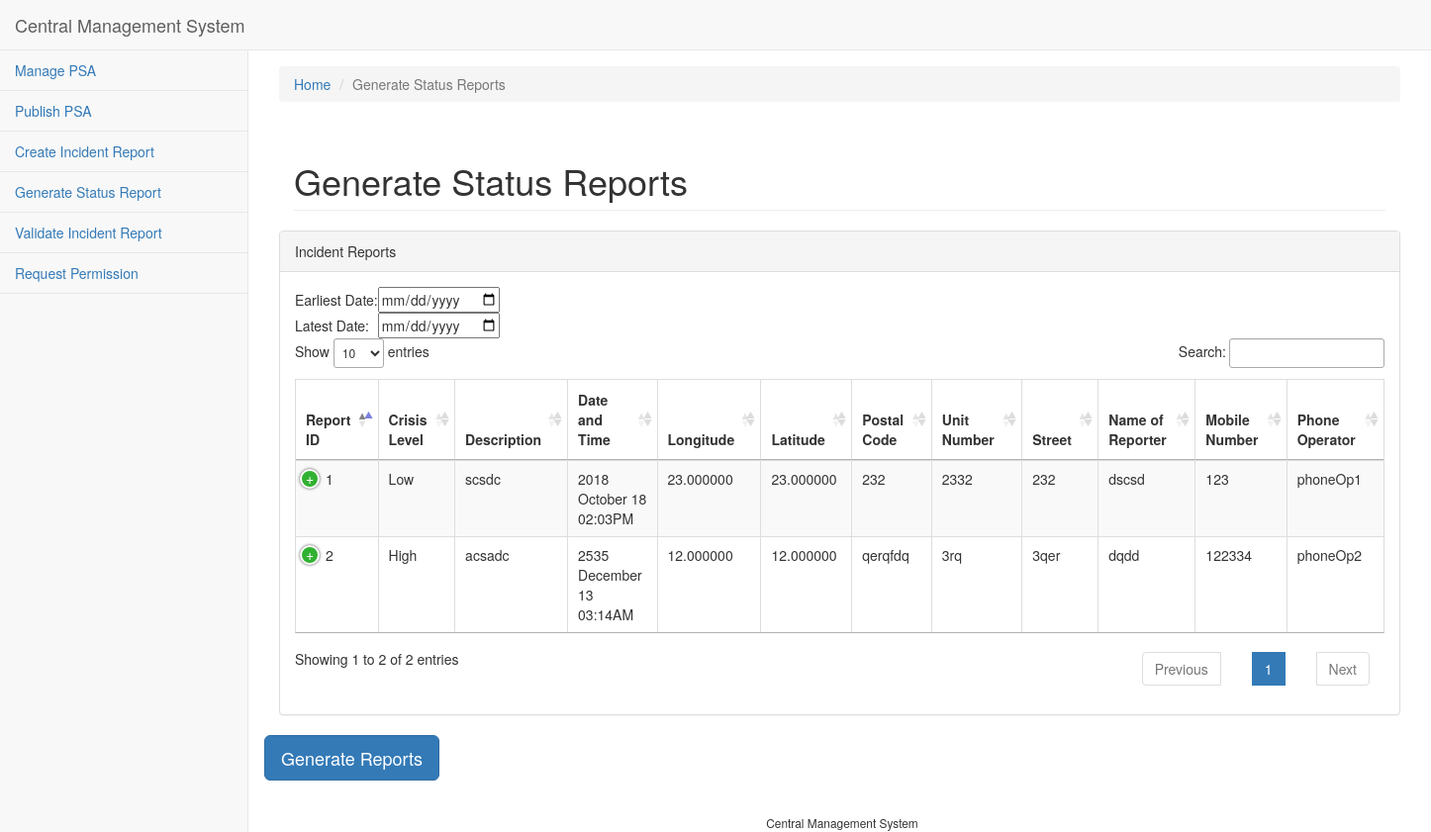
Before: /reports/status/ with the older database file.
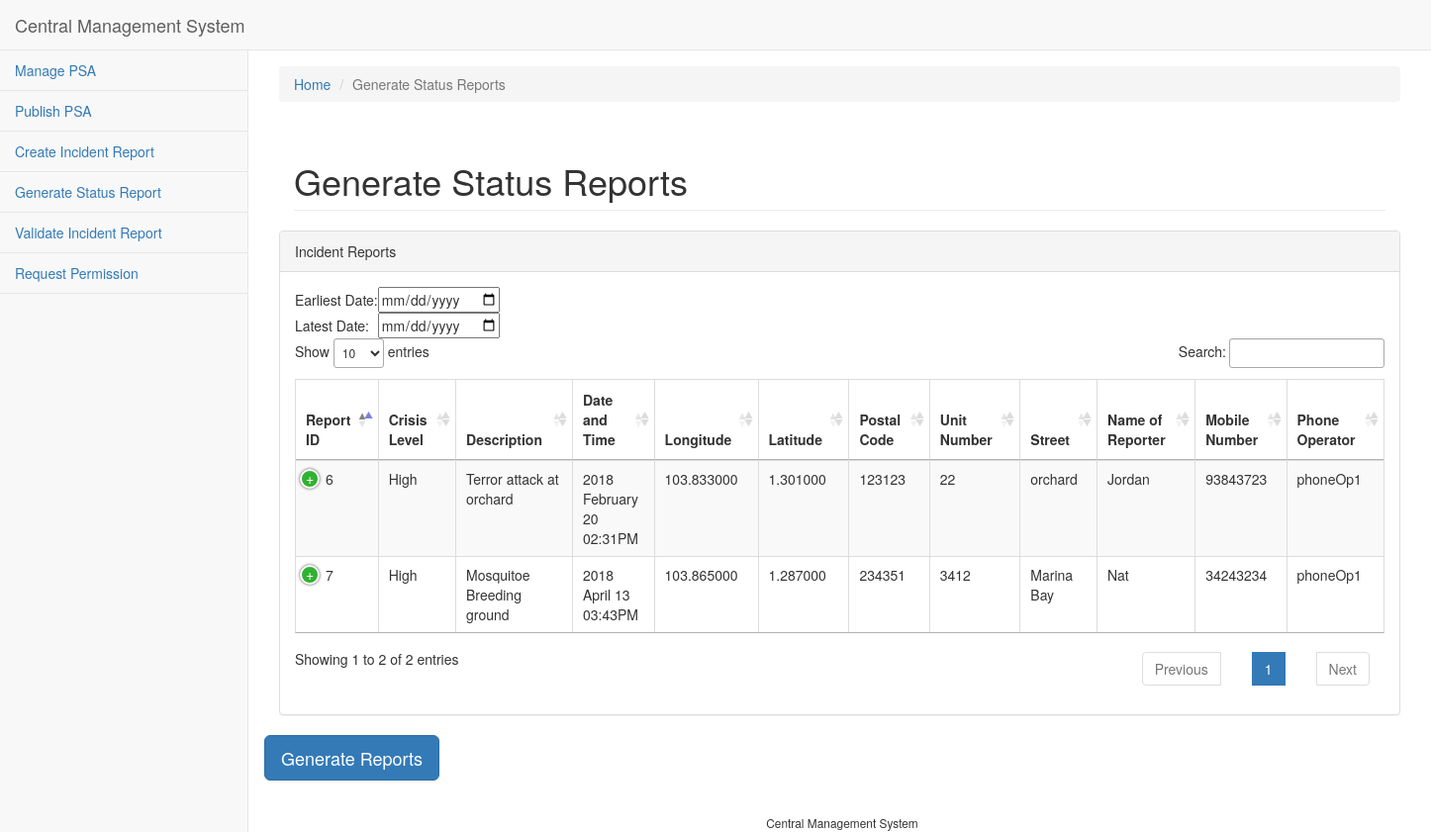
After: the same page with the newer database file.
### scse_cz3003_2018_s1_cms_app/models.py (models this page shows)
class IncidentReport(models.Model):
    id = models.AutoField(primary_key=True)
    name = models.CharField(max_length=128)
    mobile_number = models.IntegerField()
    description = models.CharField(max_length=128)
    date_time = models.DateTimeField()
    postal_code = models.CharField(max_length=128)
    unit_number = models.CharField(max_length=128)
    street = models.CharField(max_length=128)
    longitude = models.DecimalField(max_digits=9, decimal_places=6)
    latitude = models.DecimalField(max_digits=8, decimal_places=6)
    crisis_level = models.ForeignKey(CrisisLevel, on_delete=models.PROTECT)
    source = models.ForeignKey(Source, on_delete=models.PROTECT)
    validated = models.CharField(default='unseen', max_length=128)

class CrisisLevel(models.Model):
    id = models.AutoField(primary_key=True)
    name = models.CharField(max_length=128, unique=True)

class Source(models.Model):
    id = models.AutoField(primary_key=True)
    name = models.CharField(max_length=128)

### scse_cz3003_2018_s1_cms_app/views/reports.py (the view)
# urls.py: path('reports/status/', reports.generate_statusreport, name='generate_statusreport'),
def generate_statusreport(request):
    all_incident_reports = IncidentReport.objects.values()
    for ir in all_incident_reports:
        dt = ir['date_time']
        ir['date'] = dt.strftime("%Y-%m-%d")
        ir['date_time'] = dt.strftime("%Y %B %d %I:%M%p")
        ir['mobile_number'] = str(ir['mobile_number'])
        ir['longitude'] = str(ir['longitude'])
        ir['latitude'] = str(ir['latitude'])
        ir['crisis_level_id'] = CrisisLevel.objects.get(id=ir['crisis_level_id']).name
        ir['source_id'] = Source.objects.get(id=ir['source_id']).name
    return render(request, 'reports/generate_statusreports.html', {
        'page_name': 'Generate Status Reports',
        'all_incident_reports': all_incident_reports
    })

### templates/reports/generate_statusreports.html (shortened to what this page needs)
{% extends 'base.html' %}
{% block page_stylesheets %}
    <link href="/static/sb_admin_2/vendor/datatables-plugins/dataTables.bootstrap.css" rel="stylesheet">
    <link href="/static/sb_admin_2/vendor/datatables-responsive/dataTables.responsive.css" rel="stylesheet">
    <link href="https://cdn.datatables.net/1.10.19/css/jquery.dataTables.min.css" rel="stylesheet">
{% endblock page_stylesheets %}
{% block breadcrumb %}
    <li class="breadcrumb-item"><a href="/">Home</a></li>
    <li class="breadcrumb-item active">{{ page_name }}</li>
{% endblock breadcrumb %}
{% block content %}
    <div class="col-md-12" >
        <h1 class="page-header">{{ page_name }}</h1>
    </div>
    <div id="table-data" class="row">
        <div class="col-lg-12">
            <div class="panel panel-default">
                <div class="panel-heading">
                    Incident Reports
                </div>
                <div class="panel-body">
                    <table border="0" cellspacing="5" cellpadding="5">
                        <tbody>
                            <tr>
                                <td>Earliest Date:</td>
                                <td><input type="date" id="min" name="min"></td>
                            </tr>
                            <tr>
                                <td>Latest Date:</td>
                                <td><input type="date" id="max" name="max"></td>
                            </tr>
                        </tbody>
                    </table>
                    <table width="100%" class="table table-striped table-bordered table-hover" id="table-incidentreports">
                        <thead>
                            <tr>
                                <th>Report ID</th>
                                <th>Crisis Level</th>
                                <th>Description</th>
                                <th>Date and Time</th>
                                <th>Longitude</th>
                                <th>Latitude</th>
                                <th>Postal Code</th>
                                <th>Unit Number</th>
                                <th>Street</th>
                                <th>Name of Reporter</th>
                                <th>Mobile Number</th>
                                <th>Phone Operator</th>
                            </tr>
                        </thead>
                        <tbody id = 'tabledata'>
                            {% for ir in all_incident_reports %}
                                <tr id="{{ ir.date }}">
                                    <td>{{ ir.id }}</td>
                                    <td>{{ ir.crisis_level_id }}</td>
                                    <td>{{ ir.description }}</td>
                                    <td>{{ ir.date_time }}</td>
                                    <td>{{ ir.longitude }}</td>
                                    <td>{{ ir.latitude }}</td>
                                    <td>{{ ir.postal_code }}</td>
                                    <td>{{ ir.unit_number }}</td>
                                    <td>{{ ir.street }}</td>
                                    <td>{{ ir.name }}</td>
                                    <td>{{ ir.mobile_number }}</td>
                                    <td>{{ ir.source_id }}</td>
                                </tr>
                            {% endfor %}
                        </tbody>
                    </table>
                </div>
            </div>
        </div>
        <button id="generate_btn" class="btn btn-primary btn-lg"  type="submit" onclick="return confirmSubmission();">
            Generate Reports
        </button>
    </div>
{% endblock content %}

### templates/base.html (shortened to what this page needs)
<!DOCTYPE html>
<html lang="en">
<head>
    {% block head %}
        <link rel="stylesheet" href="https://maxcdn.bootstrapcdn.com/bootstrap/3.3.7/css/bootstrap.min.css"
>
        <link href="/static/sb_admin_2/vendor/metisMenu/metisMenu.min.css" rel="stylesheet">
        <link href="/static/sb_admin_2/dist/css/sb-admin-2.css" rel="stylesheet">
        <link href="/static/sb_admin_2/vendor/font-awesome/css/font-awesome.min.css" rel="stylesheet" type="text/css">
        {% block page_stylesheets %}
        {% endblock page_stylesheets %}
    {% endblock head %}
</head>
<body>
{% block body %}
    <div id="wrapper">
        <nav class="navbar navbar-default navbar-static-top" role="navigation" style="margin-bottom: 0">
            <div class="navbar-header">
                <a class="navbar-brand" href="">Central Management System</a>
            </div>
            <div class="navbar-default sidebar" role="navigation">
                <div class="sidebar-nav navbar-collapse">
                    <ul class="nav" id="side-menu">
                        <li>
                            <a href="/view_publicserviceannouncement">Manage PSA</a>
                        </li>
                        <li>
                            <a href="/publish_publicserviceannouncement">Publish PSA</a>
                        </li>
                        <li>
                            <a href="/reports/create">Create Incident Report</a>
                        </li>
                        <li>
                            <a href="/reports/status">Generate Status Report</a>
                        </li>
                        <li>
                            <a href="/reports/validate">Validate Incident Report</a>
                        </li>
                        <li>
                            <a href="#" id="dnperm">Request Permission</a>
                        </li>
                    </ul>
                </div>
            </div>
        </nav>
        <div id="page-wrapper">
            <div class="row">
                <div style="padding-left: 16px; padding-right: 16px">
                    <ol class="breadcrumb" style="margin-top: 16px;">
                        {% block breadcrumb %}
                        {% endblock breadcrumb %}
                    </ol>
                    {% block content %}
                    {% endblock content %}
                </div>
                <footer class="sticky-footer" style="padding-top: 32px">
                    <div class="container">
                        <div class="text-center">
                            <small>Central Management System</small>
                        </div>
                    </div>
                </footer>
            </div>
        </div>
    </div>
{% endblock body %}
</body>
</html>

Changed rows visible on the page:
removed IncidentReport: id "1", crisis_level_id "Low", description "scsdc", date_time "2018 October 18 02:03PM", longitude "23.000000", latitude "23.000000", postal_code "232", unit_number "2332", street "232", name "dscsd", mobile_number "123", source_id "phoneOp1"
removed IncidentReport: id "2", crisis_level_id "High", description "acsadc", date_time "2535 December 13 03:14AM", longitude "12.000000", latitude "12.000000", postal_code "qerqfdq", unit_number "3rq", street "3qer", name "dqdd", mobile_number "122334", source_id "phoneOp2"
added IncidentReport: id "6", crisis_level_id "High", description "Terror attack at orchard", date_time "2018 February 20 02:31PM", longitude "103.833000", latitude "1.301000", postal_code "123123", unit_number "22", street "orchard", name "Jordan", mobile_number "93843723", source_id "phoneOp1"
added IncidentReport: id "7", crisis_level_id "High", description "Mosquitoe Breeding ground", date_time "2018 April 13 03:43PM", longitude "103.865000", latitude "1.287000", postal_code "234351", unit_number "3412", street "Marina Bay", name "Nat", mobile_number "34243234", source_id "phoneOp1"
